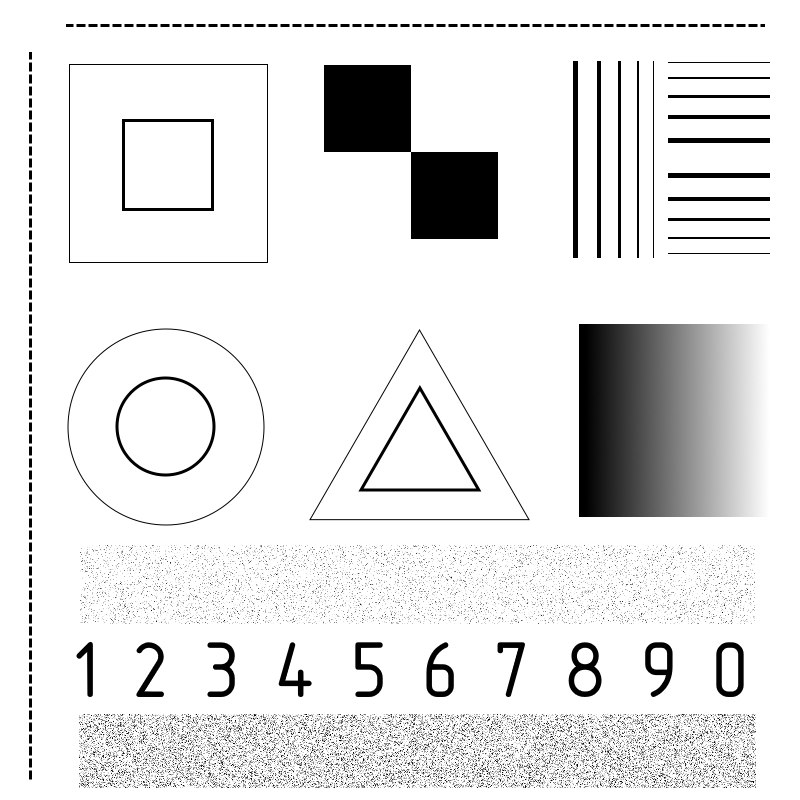
#> input picture NetWork/Images/Test.jpg, 800 x 800 px
$ python convolution.py
#> lines starting #> are read from the running program, lines starting #| are printed output that depends on the picture; after the words box and inside, x2 and y2 are one past the last pixel; in counts of white or black regions, pixels touching at a corner belong together
from PIL import Image

# convert_to_grayscale - преобразует в черно белый формат изображение
def convert_to_grayscale(image_path):
#> called with image_path = 'Images/Test.jpg'
    image = Image.open(image_path)
#> image is the input picture: PIL image 800x800 RGB; min 0, max 255, mean 228.9
    grayscale_image = image.convert("L")  # преобразование в черно-белый формат
    return grayscale_image

# crop_center - обрезает центр изображения по заданным размерам
def crop_center(image, crop_width, crop_height):
#> called with crop_width = 900, crop_height = 900
    width, height = image.size
#> width = 800; height = 800
    left = (width - crop_width) // 2
#> left = -50
    top = (height - crop_height) // 2
#> top = -50
    right = left + crop_width
#> right = 850
    bottom = top + crop_height
#> bottom = 850
    cropped_image = image.crop((left, top, right, bottom))
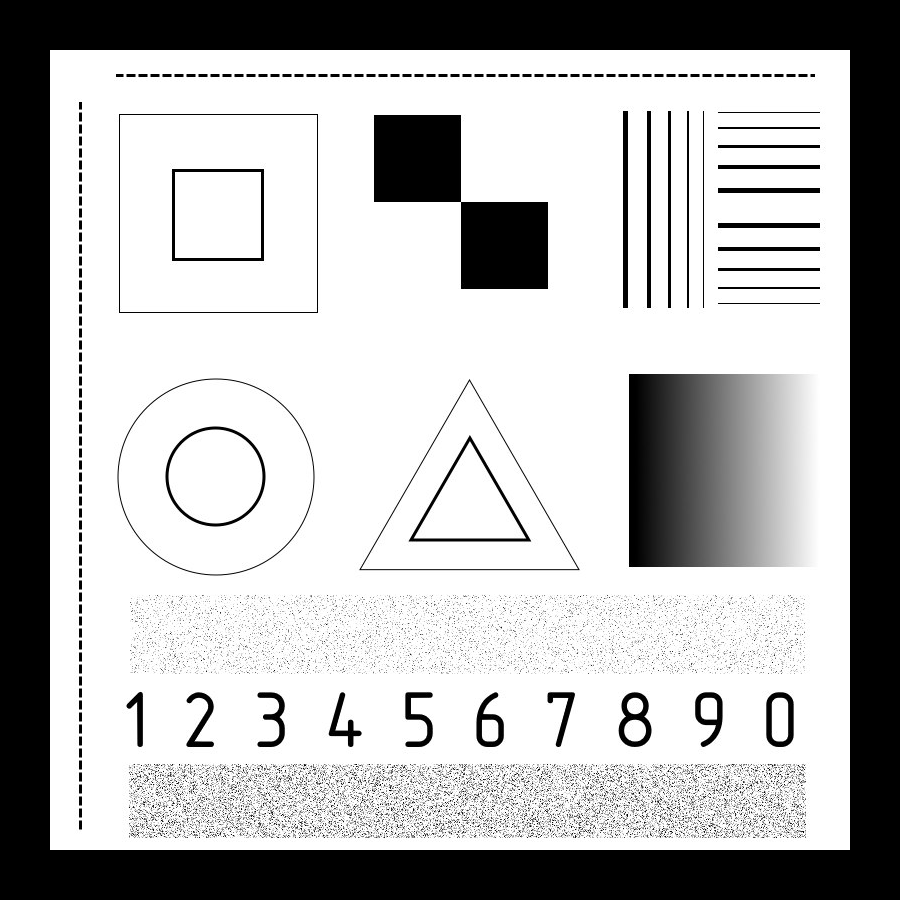
#> cropped_image: PIL image 900x900 L; min 0, max 255, mean 180.9
    return cropped_image

# image_to_array - Преобразуем черно-белое изображение в массив значений
def image_to_array(image):
    image_array = list(image.getdata())
#> image_array = 810000 items
    width, height = image.size
#> width = 900; height = 900
    image_array = [image_array[i * width:(i + 1) * width] for i in range(height)]
#> image_array = 900 items
    return image_array

# Преоразуем массив в черно белую фотографию
def array_to_image(image_array):
    width = len(image_array[0])
    height = len(image_array)

    grayscale_image = Image.new("L", (width, height))

    flatten_image = [pixel for row in image_array for pixel in row]

    grayscale_image.putdata(flatten_image)

    return grayscale_image

# Пропускаем изображение через фильтр и получаем массив признаков
def filtr(image_array, filter, step):
    # Создаем пустой массив, который заполним
#> called with step = 1
    x, y = len(image_array), len(image_array)
#> x = 900; y = 900
    array = [[0 for i in range(y)] for j in range(x)]


    for i in range(0,len(image_array)-2, step):
        for j in range(0, len(image_array[i])-2, step):
            # array[i][j] = [[array[i+k][j+m] * filter[k][m] for k in range(3)] for m in range(3)]
            array_pr = 0
            for k in range(len(filter)):
                for m in range(len(filter)):
                    array_pr = array_pr + image_array[i+k][j+m] * filter[k][m]

            array[i][j] = array_pr
#> after the loop, array = 900 items

    i_max = 0
    i_min = 0

    for i in range(len(array)):
        for j in range(len(array)):
            if i_max < array[i][j]:
                i_max = array[i][j]
            if i_min > array[i][j]:
                i_min = array[i][j]
#> after the loop, i_max = 765; i_min = -765
    print(f'Максимальная сумма: {i_max}')
#| Максимальная сумма: 765
    print(f'Минимальная сумма:{i_min}')
#| Минимальная сумма:-765
    for i in range(len(array)):
        for j in range(len(array)):
            array[i][j] = (array[i][j] -i_min) / ((i_max - i_min)/255)
            if array[i][j] > 150:
                array[i][j] = 255
            else:
                array[i][j] = 0

    return array

# Функция для пуллинга массивов
# def pull_maximum(array):
#     for i in range(0,len(image_array)-2, 3):
#         for j in range(0,len(image_array)-2, 3):


# Путь к исходной цветной картинке
input_image_path = "Images/Test.jpg"

# Путь для сохранения черно-белой версии картинки
grayscale_image_path = "Images/grayscale_image.jpg"

# Преобразуем изображение в черно-белое
grayscale_image = convert_to_grayscale(input_image_path)
grayscale_image.save(grayscale_image_path)

# Обрежем центр изображения размером 300 на 300 пикселей
cropped_image = crop_center(grayscale_image, 900, 900)

# Преобразуем кусочек изображения в массив значений
image_array = image_to_array(cropped_image)

fil_1 = [[1, 0, -1],
         [1, 0, -1],
         [1, 0, -1]]

fil_2 = [[-1, -1, -1],
         [0, 0, 0],
         [1, 1, 1]]

fil_3 = [[-1, -1, 0],
         [-1, 0, 1],
         [0, 1, 1]]

# Получаем массивы, которые получились после пропускания картинки через фильтр
# step - страйт, через сколько шагаем
image_fin_ver_pol = filtr(image_array, fil_1, 1)
#> image_fin_ver_pol = 900 items
image_fin_gor_pol = filtr(image_array, fil_2, 1)
#| Максимальная сумма: 765
#| Минимальная сумма:-765
#> image_fin_gor_pol = 900 items
image_fin_ugl_pol = filtr(image_array, fil_3, 1)
#| Максимальная сумма: 765
#| Минимальная сумма:-765
#> image_fin_ugl_pol = 900 items

# Делаем пуллинг массивов и получаем упрощенный массив
# image_fin_ver_pull = pull_maximum(image_fin_ver_pol)
# image_fin_gor_pull = pull_maximum(image_fin_gor_pol)
# image_fin_ugl_pull = pull_maximum(image_fin_ugl_pol)

# Преобразуем массив в черно-белую фотографию
grayscale_image_ver_pol = array_to_image(image_fin_ver_pol)
#> in array_to_image, `width = len(image_array[0])`: width = 900
#> in array_to_image, `grayscale_image = Image.new("L", (width, height))`: grayscale_image: PIL image 900x900 L; every value is 0
#> in array_to_image, `flatten_image = [pixel for row in image_array for pixel in row]`: flatten_image = 810000 items
#> in array_to_image, `grayscale_image.putdata(flatten_image)`:
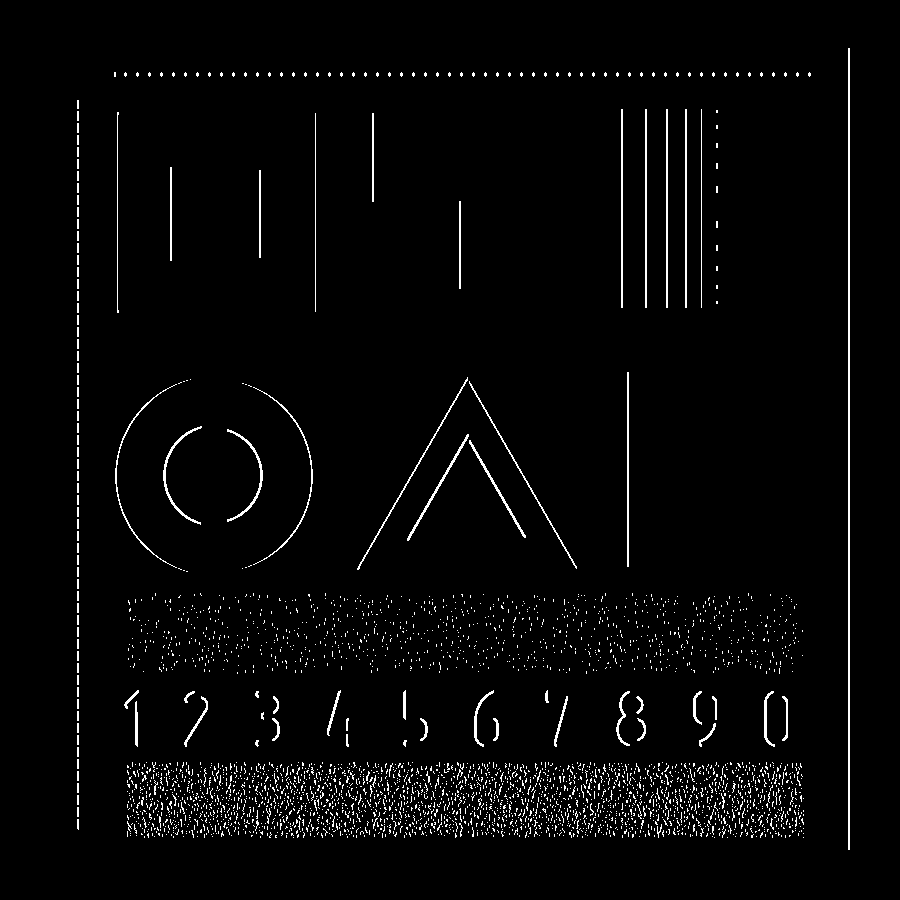
#> grayscale_image: PIL image 900x900 L; 2.8% white in thin lines or dots, all inside (x1, y1, x2, y2) = (77, 48, 850, 850)
grayscale_image_gor_pol = array_to_image(image_fin_gor_pol)
#> in array_to_image (call 2), `grayscale_image.putdata(flatten_image)`:
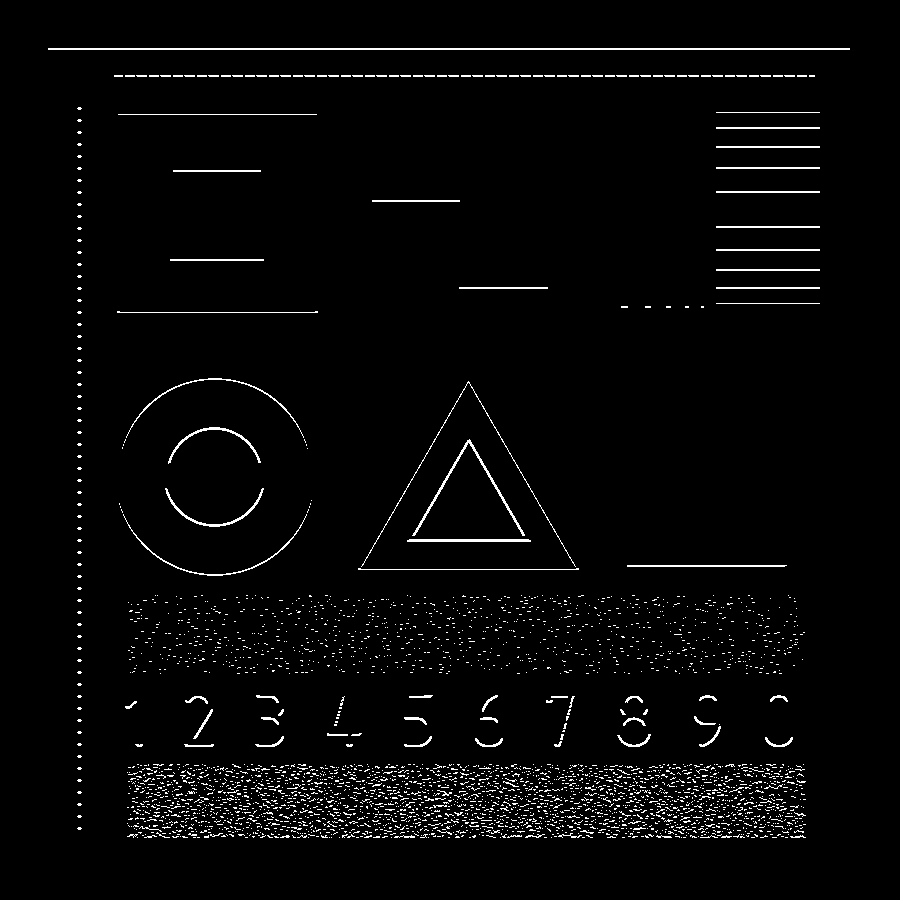
#> grayscale_image: PIL image 900x900 L; 2.8% white in thin lines or dots, all inside (x1, y1, x2, y2) = (48, 48, 850, 838)
grayscale_image_ugl_pol = array_to_image(image_fin_ugl_pol)
#> in array_to_image (call 3), `grayscale_image.putdata(flatten_image)`:
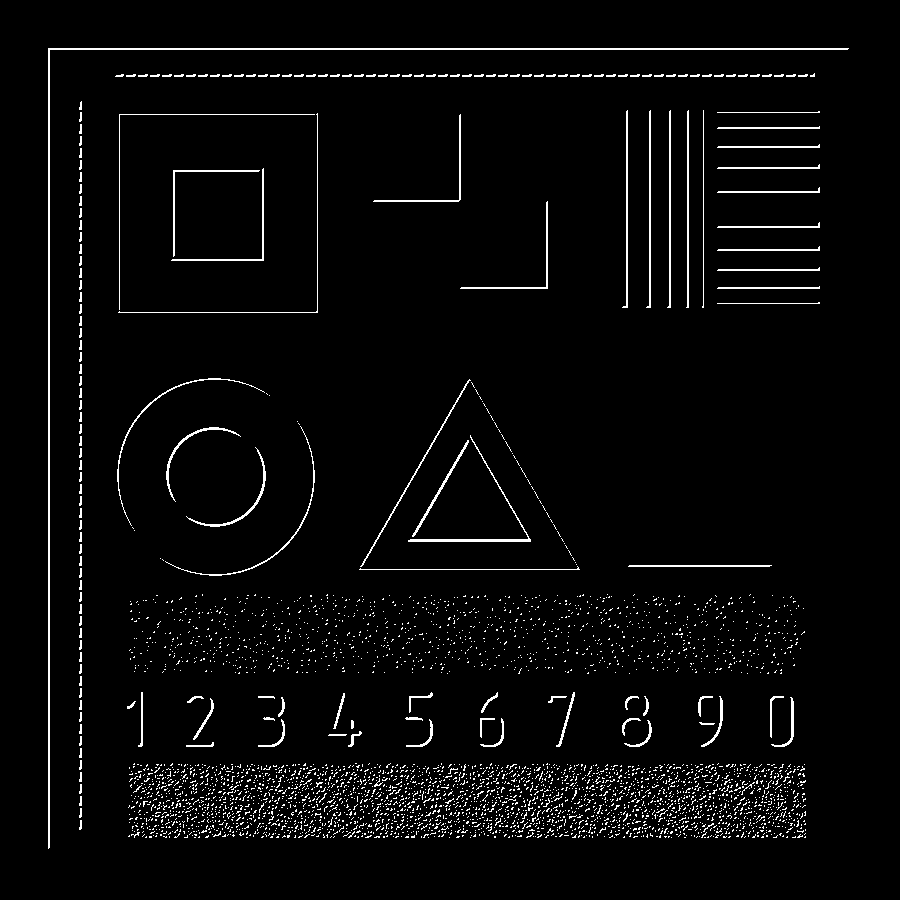
#> grayscale_image: PIL image 900x900 L; 3.4% white in thin lines or dots, all inside (x1, y1, x2, y2) = (48, 48, 849, 849)

# Сохраняем полученную фотографию
grayscale_image_ver_pol.save("Images/vert_lin.jpg")
grayscale_image_gor_pol.save("Images/goriz_lin.jpg")
grayscale_image_ugl_pol.save("Images/uglovoy.jpg")

# grayscale_image_ver_pol.show(title="vert")
# grayscale_image_gor_pol.show(title="goriz")
# grayscale_image_ugl_pol.show(title="ugol")
